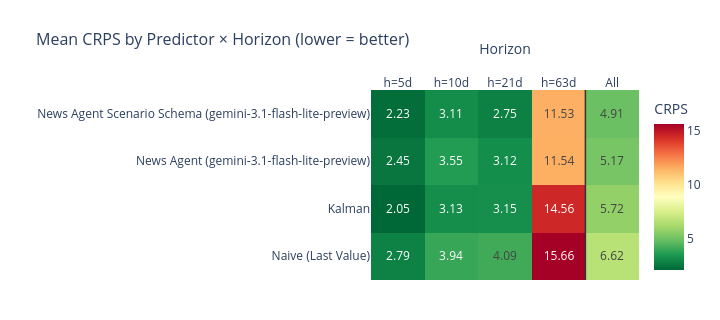

The notebook cell this image was saved under:
### Code cell
# Heatmap of the table above. Read it left-to-right: the short-horizon columns
# are usually a near-uniform green (everyone is right), and one long-horizon
# column carries the colour spread that sets the 'All' ranking.
viz.make_crps_heatmap(ph_crps)

### Figure 1 — Plotly figure (JSON) as saved in the notebook; plotly's stock layout.template omitted (floating-point values rounded to 4 significant figures)
{"data": [{"colorbar": {"title": {"text": "CRPS"}}, "colorscale": [[0, "rgb(0,104,55)"], [0.1, "rgb(26,152,80)"], [0.2, "rgb(102,189,99)"], [0.3, "rgb(166,217,106)"], [0.4, "rgb(217,239,139)"], [0.5, "rgb(255,255,191)"], [0.6, "rgb(254,224,139)"], [0.7, "rgb(253,174,97)"], [0.8, "rgb(244,109,67)"], [0.9, "rgb(215,48,39)"], [1, "rgb(165,0,38)"]], "hovertemplate": "%{y}<br>%{x}: %{z:.3f}<extra></extra>", "text": [["2.79", "3.94", "4.09", "15.66", "6.62"], ["2.05", "3.13", "3.15", "14.56", "5.72"], ["2.45", "3.55", "3.12", "11.54", "5.17"], ["2.23", "3.11", "2.75", "11.53", "4.91"]], "textfont": {"size": 12}, "texttemplate": "%{text}", "type": "heatmap", "x": ["h=5d", "h=10d", "h=21d", "h=63d", "All"], "y": ["Naive (Last Value)", "Kalman", "News Agent (gemini-3.1-flash-lite-preview)", "News Agent Scenario Schema (gemini-3.1-flash-lite-preview)"], "z": [[2.787, 3.94, 4.092, 15.66, 6.621], [2.053, 3.133, 3.146, 14.56, 5.723], [2.451, 3.548, 3.123, 11.54, 5.166], [2.234, 3.113, 2.754, 11.53, 4.907]]}], "layout": {"height": 320, "margin": {"b": 40, "l": 230, "r": 40, "t": 90}, "shapes": [{"line": {"color": "#333333", "width": 1.5}, "type": "line", "x0": 3.5, "x1": 3.5, "xref": "x", "y0": 0, "y1": 1, "yref": "y domain"}], "title": {"font": {"size": 16}, "text": "Mean CRPS by Predictor × Horizon (lower = better)"}, "width": 720, "xaxis": {"side": "top", "title": {"text": "Horizon"}}, "yaxis": {"title": {"text": ""}}}}
